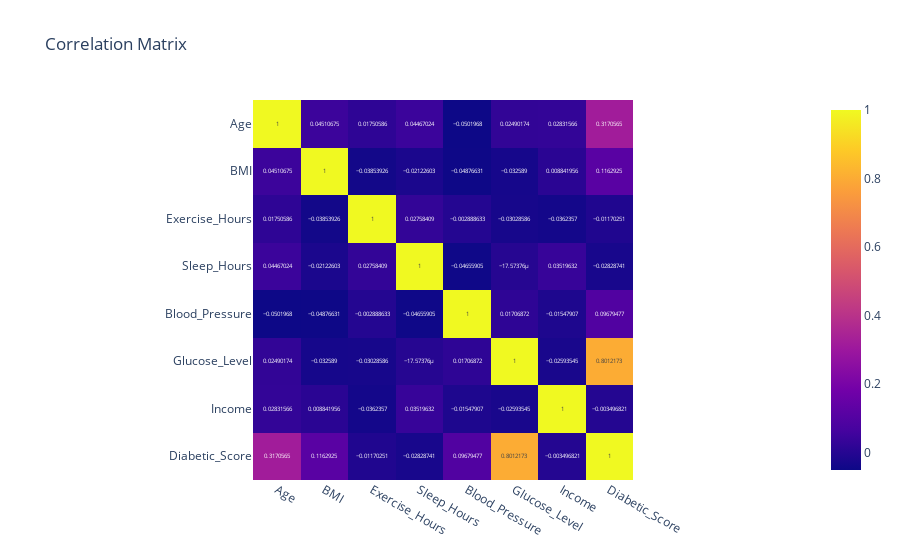

Notebook cell for this chart:
### Code cell
corr_cols = ["Age", "BMI", "Exercise_Hours", "Sleep_Hours", "Blood_Pressure", "Glucose_Level", "Income", "Diabetic_Score"]
df_corr = df[corr_cols].corr().reset_index().melt(id_vars="index")
fig = px.imshow(df[corr_cols].corr(), text_auto=True, title="Correlation Matrix")
fig.show()

### Figure 1 — Plotly figure (JSON) as saved in the notebook; plotly's stock layout.template omitted (floating-point values rounded to 4 significant figures)
{"data": [{"coloraxis": "coloraxis", "hovertemplate": "x: %{x}<br>y: %{y}<br>color: %{z}<extra></extra>", "name": "0", "texttemplate": "%{z}", "type": "heatmap", "x": ["Age", "BMI", "Exercise_Hours", "Sleep_Hours", "Blood_Pressure", "Glucose_Level", "Income", "Diabetic_Score"], "xaxis": "x", "y": ["Age", "BMI", "Exercise_Hours", "Sleep_Hours", "Blood_Pressure", "Glucose_Level", "Income", "Diabetic_Score"], "yaxis": "y", "z": [[1.0, 0.04511, 0.01751, 0.04467, -0.0502, 0.0249, 0.02832, 0.3171], [0.04511, 1.0, -0.03854, -0.02123, -0.04877, -0.03259, 0.008842, 0.1163], [0.01751, -0.03854, 1.0, 0.02758, -0.002889, -0.03029, -0.03624, -0.0117], [0.04467, -0.02123, 0.02758, 1.0, -0.04656, -1.757e-05, 0.0352, -0.02829], [-0.0502, -0.04877, -0.002889, -0.04656, 1.0, 0.01707, -0.01548, 0.09679], [0.0249, -0.03259, -0.03029, -1.757e-05, 0.01707, 1.0, -0.02594, 0.8012], [0.02832, 0.008842, -0.03624, 0.0352, -0.01548, -0.02594, 1.0, -0.003497], [0.3171, 0.1163, -0.0117, -0.02829, 0.09679, 0.8012, -0.003497, 1.0]]}], "layout": {"coloraxis": {"colorscale": [[0, "#0d0887"], [0.1111, "#46039f"], [0.2222, "#7201a8"], [0.3333, "#9c179e"], [0.4444, "#bd3786"], [0.5556, "#d8576b"], [0.6667, "#ed7953"], [0.7778, "#fb9f3a"], [0.8889, "#fdca26"], [1, "#f0f921"]]}, "title": {"text": "Correlation Matrix"}, "xaxis": {"anchor": "y", "constrain": "domain", "domain": [0, 1], "scaleanchor": "y"}, "yaxis": {"anchor": "x", "autorange": "reversed", "constrain": "domain", "domain": [0, 1]}}}
